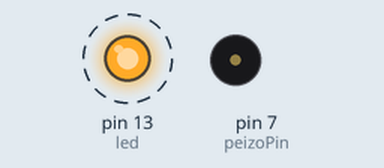
Bench run of a sketch on a simulated Arduino Uno, built with avr-gcc and run on an emulated ATmega328P. Parts: output pins drawn as LEDs (lit = HIGH), buzzer (waves = sounding). Dashed ring = blinking.

Above: at 0.3 s.
Timing chart, 0 to 3.5 s (numbered marks = the images above):
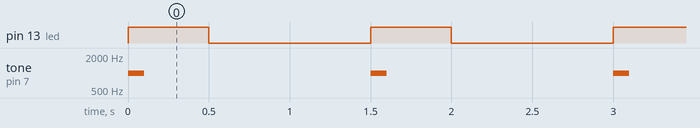

Measured:
- by itself, pin 13 (led): alternates HIGH for 0.50 s and LOW for 1.0 s
- by itself, tone on pin 7 (peizoPin): alternates 1000 Hz for 0.10 s and silent for 1.4 s

The sketch:

_07-speaker-test.ino
```cpp
int led = 13;
int peizoPin = 7;

void setup() {
  pinMode(led, OUTPUT);
  pinMode(peizoPin, OUTPUT);
}

void loop() {
 digitalWrite(led, HIGH);
 // play a 1Khz tone for 100 msec
 tone(peizoPin, 1000, 100);
 delay(500);
 digitalWrite(led, LOW);
 delay(1000);
}
```
